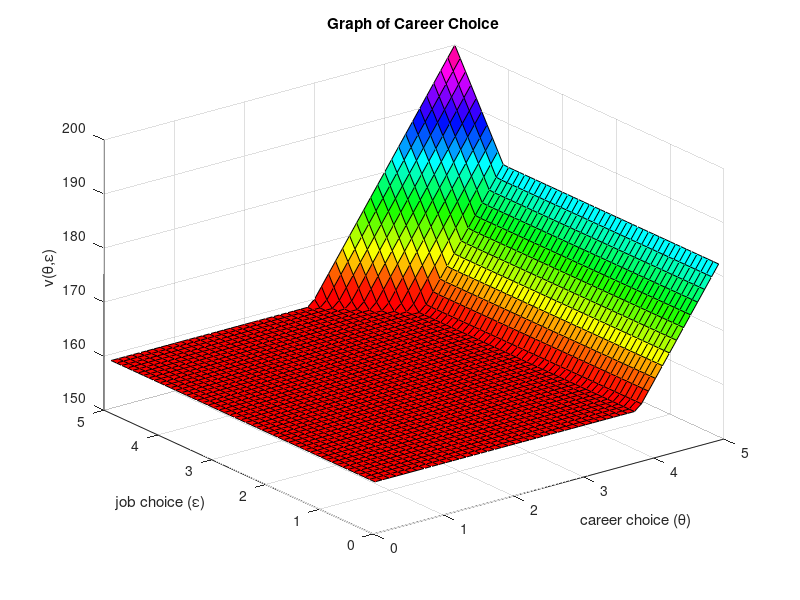
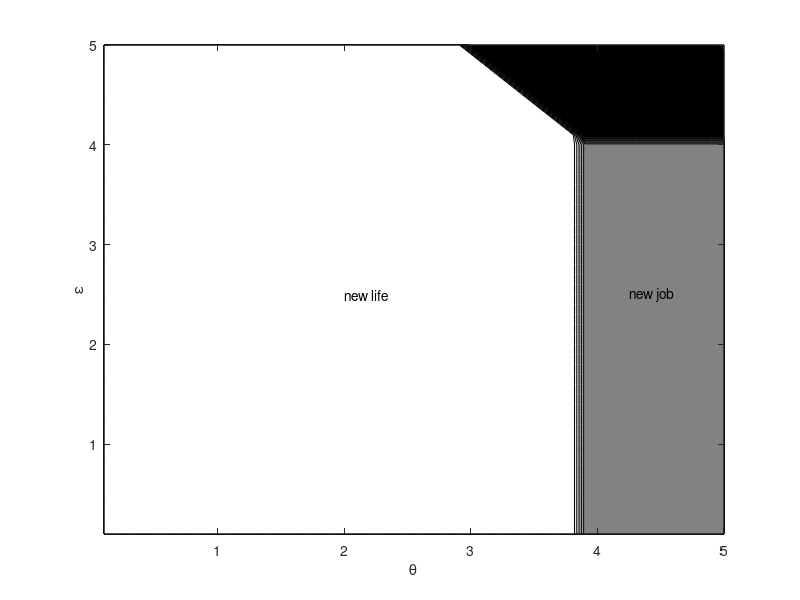

Here is the MATLAB script that generated these plots, in order:
%% neal2.m%%  amended version, tjs Sept 13, 2001%% corrections to match value functions in the text (Chao had used old ones%% before we changed the model.%% %% this version generates graphs neal1.new.eps and neal2new.eps for the second%% printing%%%%%%%%%%%%%%%%%%%%%%%%%%%%%%%%%%%%%%%%%%%%%%%%%%%%%%%%%%%%%%%%%%%%%%%%%%%
%
%			Neal's model of career choice
%
%%%%%%%%%%%%%%%%%%%%%%%%%%%%%%%%%%%%%%%%%%%%%%%%%%%%%%%%%%%%%%%%%%%%%%%%%%%
%  %
%  Neal's worker chooses career, job(theta,epsilon) pair given the distribution 
%  of career and job, which is uniform in this program. He can either reject 
%  current pair in hand, or reject current job and keep career, or retain his
%  existing pair

clear
diary neal.out
disp('model of carrer choice');
disp('');
%
%  set parameter values
%
%   form job and career grid
%   
% maxjob = 1.0;                     % maximum value of job grid     maxjob=5.0;  incjob=.1;  
%incjob = 0.1;                     % size of job grid increments
njob = round(maxjob/incjob);      % number of grid points
%epsilon = [0.1:0.1:1.0]';         % the states of jobepsilon=[incjob:incjob:maxjob]';
maxcar = 5.0;                     % maximum value of career grid   
inccar = 0.1;                     % size of career grid increments
ncar = round(maxcar/inccar);      % number of grid points
theta = [inccar:inccar:5.0]';           % the states of career

n=njob;
% uniform distributionsfprob = (1/n)*ones(n,1);           % probability of states of jobs   gprob =(1/n)*ones(n,1);           % probability of states of careers beta=0.95;
   %
   %  initialize some variables
   %
   v       = zeros(n);      
   decis   = zeros(1,n*n); % written into row vector for future use
   iter    = 0;
   test    = 10;
   
   %  iterate on Bellman's equation and get the decision 
   %  rules and the value function at the optimum         
   %
   while test ~= 0;
      
      %  value function v will be n by n matrix, its (i,j) element denotes the maximum
      %  value given the ith career and jth job in hand
      
      v1 = (theta*ones(1,n)+ones(n,1)*epsilon')/(1-beta); % value of not drawing 
      v2 = theta*ones(1,n)+(ones(n,1)*epsilon'+beta*v)*fprob*ones(1,n); % value of drawing a new job
      v3 = gprob'*(theta*ones(1,n)+ones(n,1)*epsilon'+beta*v)*fprob*ones(n,n); % value of drawing both job and career
      
      v11 = reshape(v1,[1 n*n]); %
      v22 = reshape(v2,[1 n*n]); % reshape values into 1 by n*n vector, first by 
      v33 = reshape(v3,[1 n*n]); % careers, then by jobs
      
      vstack = [v11;v22;v33]; % stack value functions for comparation across column
      
      [tvstack,tdecis] = max(vstack); 
      
      
      tv = reshape(tvstack,[n n]);
      test=max(any(tdecis-decis));
      v=tv;
      decis=tdecis;
      iter=iter+1;
      
   end;
   
   % decis=1 means value of not drawing is highest
   % decis=2 means value of redrawing a job is highest
   % decis=3 means value of redrawing both is highest

decis = reshape(decis,[n n]);
 
disp('v')
v
disp('decis')
decis

[x,y] = meshgrid(theta,epsilon);
colormap(hsv)
surf(x,y,v')
title('Graph of Career Choice')
xlabel('career choice (\theta)')
ylabel('job choice (\epsilon)')
zlabel('v(\theta,\epsilon)')print -depsc neal1new
figure(2)contourf(theta,epsilon,decis')%caxis([-5 5])%colormap(cool)colormap(gray)text(2,2.5,'new life')text(4.25,2.5,'new job')xlabel('\theta'), ylabel('\epsilon')print -depsc neal2newreturn
figure
[x,y] = meshgrid(theta,epsilon);
colormap(cool)
surf(x,y,decis')
title('Graph of Career Choice')
xlabel('career choice')
ylabel('job choice')
zlabel('decision rule of career-job pair')

diary off